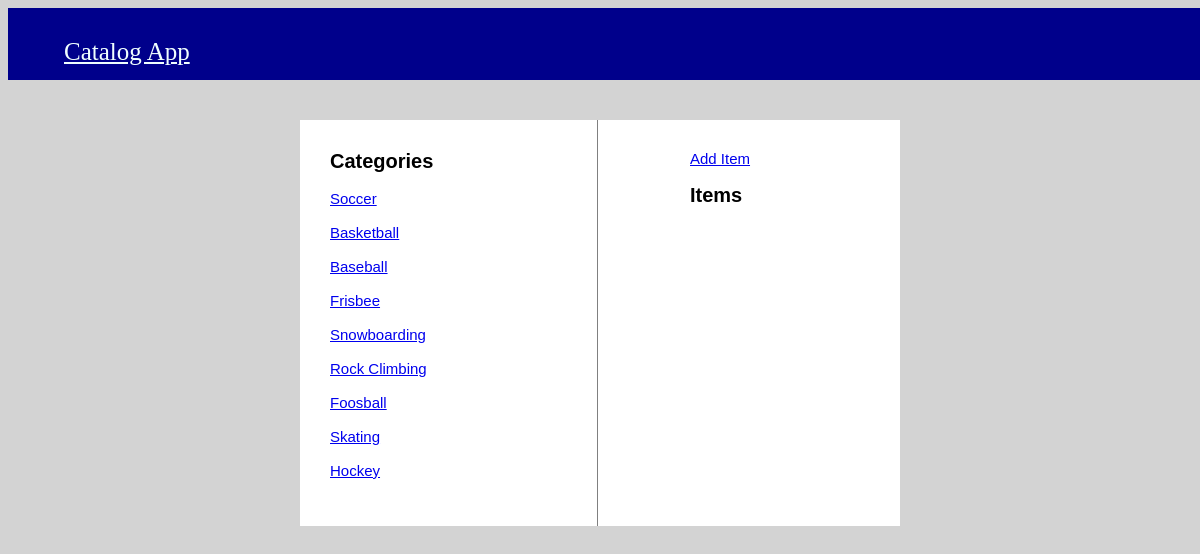
The page /catalog/Basketball/items/ on the database as committed earlier.
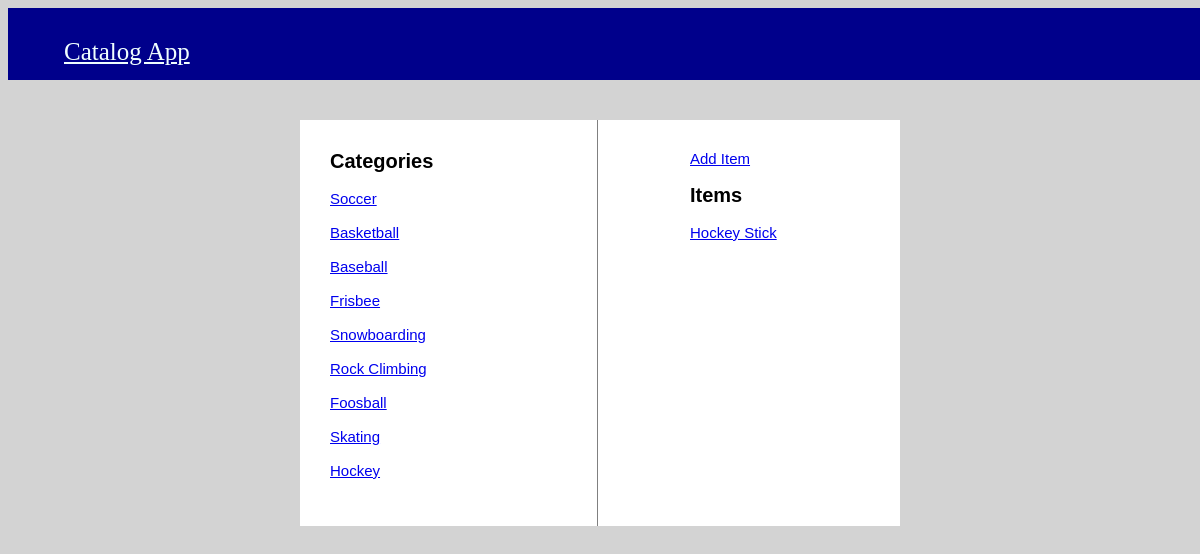
The same page on the database as committed later.
### catalog_database_setup.py (models this page shows, shortened)
class Category(Base):
    __tablename__ = 'categories'
    id = Column(Integer, primary_key=True)
    name = Column(String(250), nullable=False, unique=True)
    items = relationship("Item", back_populates="category")
    def __repr__(self):
        return f"Category(name={self.name}, id={self.id})"

class Item(Base):
    __tablename__ = 'items'
    name = Column(String(80), nullable=False, unique=True)
    id = Column(Integer, primary_key=True)
    description = Column(String(500), nullable=True)
    category_id = Column(Integer, ForeignKey('categories.id'))
    category = relationship(Category, back_populates="items")

### app.py (the view)
@app.route("/catalog/<category_name>/items/", methods=['GET'])
def catalog_desc(category_name):
    db_session = DBSession()
    categories = db_session.query(Category)
    category = db_session.query(Category).filter_by(name=category_name).one()
    print(category)
    items = db_session.query(Item).filter_by(category_id=category.id).all()
    return render_template('category.html', items=items, category_name=category.name, categories=categories)

### templates/category.html (shortened to what this page needs)
<html>
    <head>
        <link rel="stylesheet" type='text/css' href="{{url_for('static', filename='style.css')}}">
    </head>
    <body>
        <nav id="navbar">
            <ul>
                <li><a href="/">Catalog App</a>
                </li>
            </ul>
        </nav>
        <div class="box-white">
            <div class="row">
                <div class="column-right-right">
                    <a href="{{url_for('new_item', category_name=category_name)}}">Add Item</a></br></br>
                    <Strong>Items</Strong>
                    {% for x in items %}
                    <a href="/catalog/{{category_name}}/{{x.name}}/">{{x.name}}</a></br></br>
                    {% endfor %}
                </div>
                <div class="column-left">
                    <Strong>Categories</Strong>
                    {% for i in categories %}
                    <a href="/catalog/{{i.name}}/items">{{i.name}}</a></br></br>
                    {% endfor %}
                </div>
            </div>
        </div>
    </body>
</html>

### static/style.css (style rules this page uses)
body { background-color:lightgray; }
#navbar { background-color: 00008B; width: 100%; float: left; padding: 14px 16px; text-decoration: none; }
#navbar li { list-style: none; float: left; }
#navbar a { color: azure; text-align: center; font-size: 25px; }
.box-white { position:absolute; top:15%; left:25%; width:50%; resize:both; background:white }
.column-right-right { float:right; padding: 30px; font-family:'Helvetica'; font-size:15px; color: red; width: 30%; }
.column-left { padding: 30px; font-family:'Helvetica'; font-size:15px; color: red; width: 30%; }
strong { font-weight: bold; font-family:'Helvetica'; font-size:20px; color:black; }

Rows that differ between the two databases and show on the page:
added Item: name "Hockey Stick"
